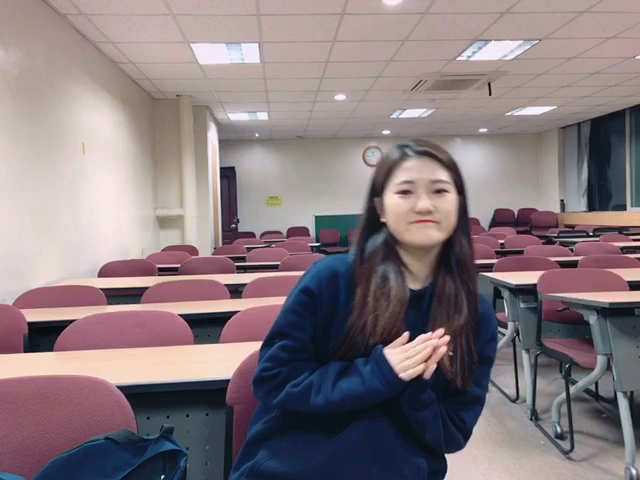
#> input picture frame 31 of openCV_facedetection/Song3.mp4, 640 x 480 px
$ python VideoCrop_s.py
#> lines starting #> are read from the running program, lines starting #| are printed output that depends on the picture
#!/usr/bin/env python3

pre_name = 'NoNo'

def VideoCrop():
    import cv2
    import numpy as np
    import os
    font = cv2.FONT_HERSHEY_SIMPLEX
    face_cascade = cv2.CascadeClassifier('./haarcascade_frontalface_default.xml')
    upper_cascade = cv2.CascadeClassifier('./haarcascade_upperbody.xml')
    eye_cascade = cv2.CascadeClassifier('./haarcascade_eye.xml')
    videodir = './'
#    videoName= input("Enter the video name: ")
    videoName = "Song3.mp4"
    videoName = videodir+videoName

    print("@@@@@@@!")
    try:
        cap = cv2.VideoCapture(videoName)
        print('Camera loading complete')
    except:
        print('Camera loading fail')
        return
    print("@@@@@@@@@2")
    targetName = "sample"
    absroute = "/root/openface/VideoCrop/"
    absroute += targetName
    if not os.path.isdir(absroute):
        os.mkdir(absroute)
    ## count = 1
    facecnt = 1
    uppercnt = 1
    eyecnt = 1
    print("!@@@@@@@@")
    cv2.namedWindow('Detect')
    print("@@dfdfd")
    ## fileName = "./" + targetName + "/" + targetName
    fileName = "./" + targetName

    print("@@@@@@@@@3")
    while True:
        ret, frame = cap.read()
#> frame is the input picture: shape (480, 640, 3); mean B, G, R 126.4, 122.5, 135.7
        if not ret:
            return

        gray = cv2.cvtColor(frame, cv2.COLOR_BGR2GRAY)
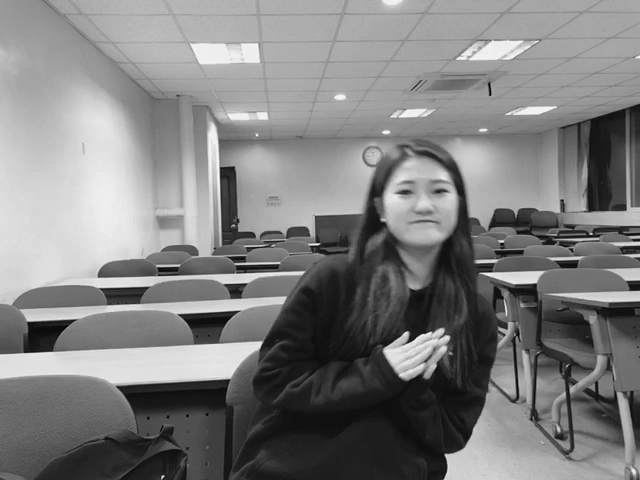
#> gray: shape (480, 640); min 3, max 254, mean 126.9
        faces = face_cascade.detectMultiScale(gray, 1.3, 2, 0, (30, 30))
#> faces = [[376, 155, 92, 92]]
        uppers = upper_cascade.detectMultiScale(gray, 1.3, 2, 0, (30,30))
#> uppers = ()
        eyes = eye_cascade.detectMultiScale(gray, 1.3, 2, 0, (30,30))
#> eyes = ()

        flag = 0;
        for (faceX, faceY, face_width, face_height) in faces:
            for(upperX, upperY, upper_width, upper_height) in uppers:
                if(upperX < faceX and upperX + upper_width > faceX + face_width and
                            upperY < faceY and upperY + upper_height > faceY + face_height):
                    flag = 1
                    img_trim = frame[upperY:upperY + upper_height, upperX:upperX + upper_width]
                    ImageName = fileName + "_upper/" + targetName + str(uppercnt) + ".jpg"
                    # cv2.imwrite(ImageName, img_trim)
                    cv2.imwrite(absroute + "/" + str(uppercnt) + ".jpg", img_trim)
                    uppercnt = uppercnt+1
                    compare(absroute + "/" + str(uppercnt) + ".jpg")
                    break

            if( flag == 1):
                break
#> this loop made 1 pass
#> after the loop, uppercnt = 1
        cv2.imshow('frame', frame)
        if cv2.waitKey(1) == 255:

#> (key Esc is pressed here)
            break;
    cap.release()
    cv2.destroyAllWindows()
def Compare(name):
    global pre_name
   # [5 lines of commented-out code are left out]
    proc = subprocess.Popen(['/root/openface/demos/classifier2.py',
        'infer', '/root/openface/generated-embeddings/classifier.pkl',
        name],
        stdout = subprocess.PIPE,
        stderr = subprocess.PIPE
        )

    out, err = proc.communicate()
   # print ('out = ',out)
    lists = out.split()
   # print('lists = ',lists)

   # print('pre_name = ',pre_name,'lists[4] = ',lists[4])
    if pre_name != lists[4]:
        print('@@@result = ',lists[4], lists[6], dirname)
    pre_name=lists[4]

   # print('\n\n')
    return lists[4], lists[6], dirname

if __name__ == '__main__':
    VideoCrop()
